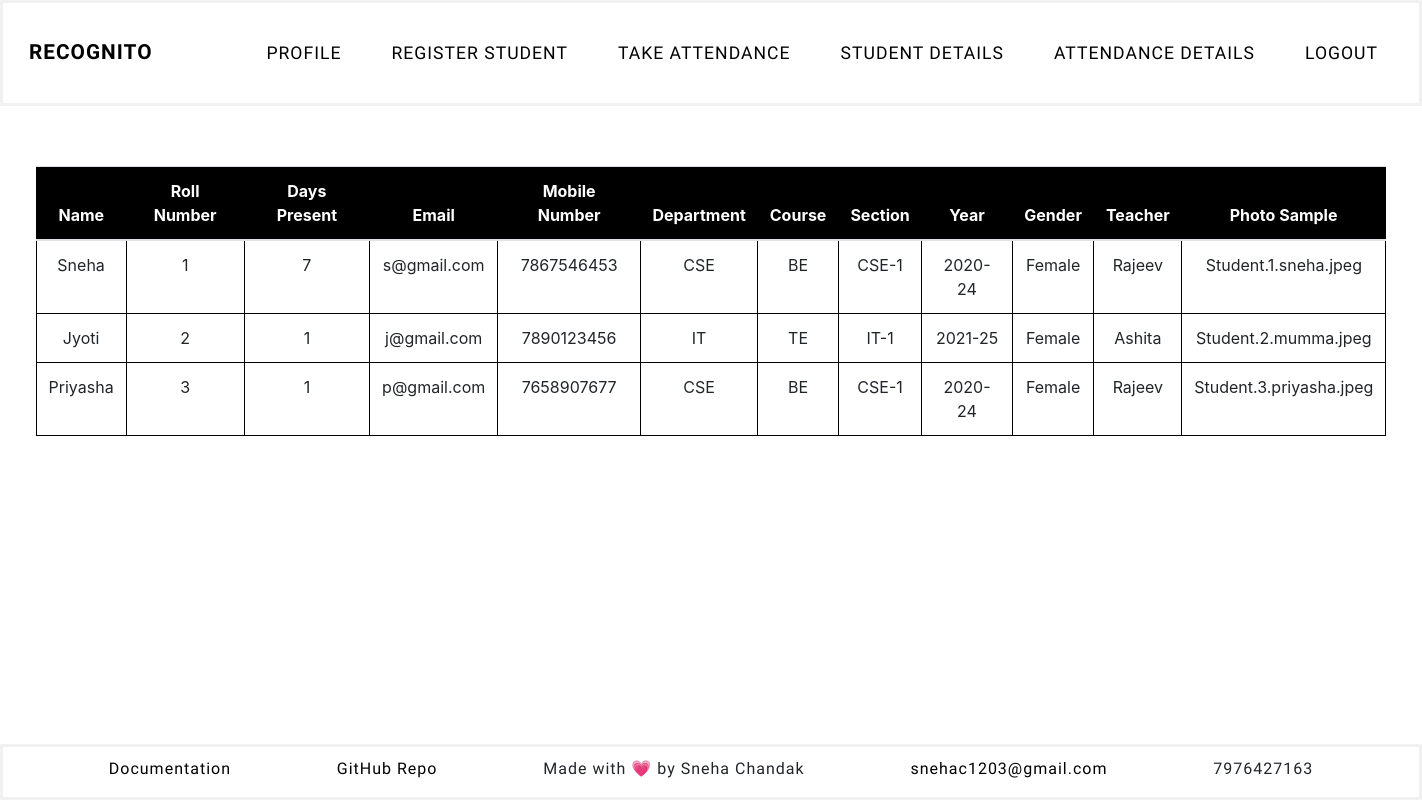
The page /student_details (signed in) on the database as committed earlier.
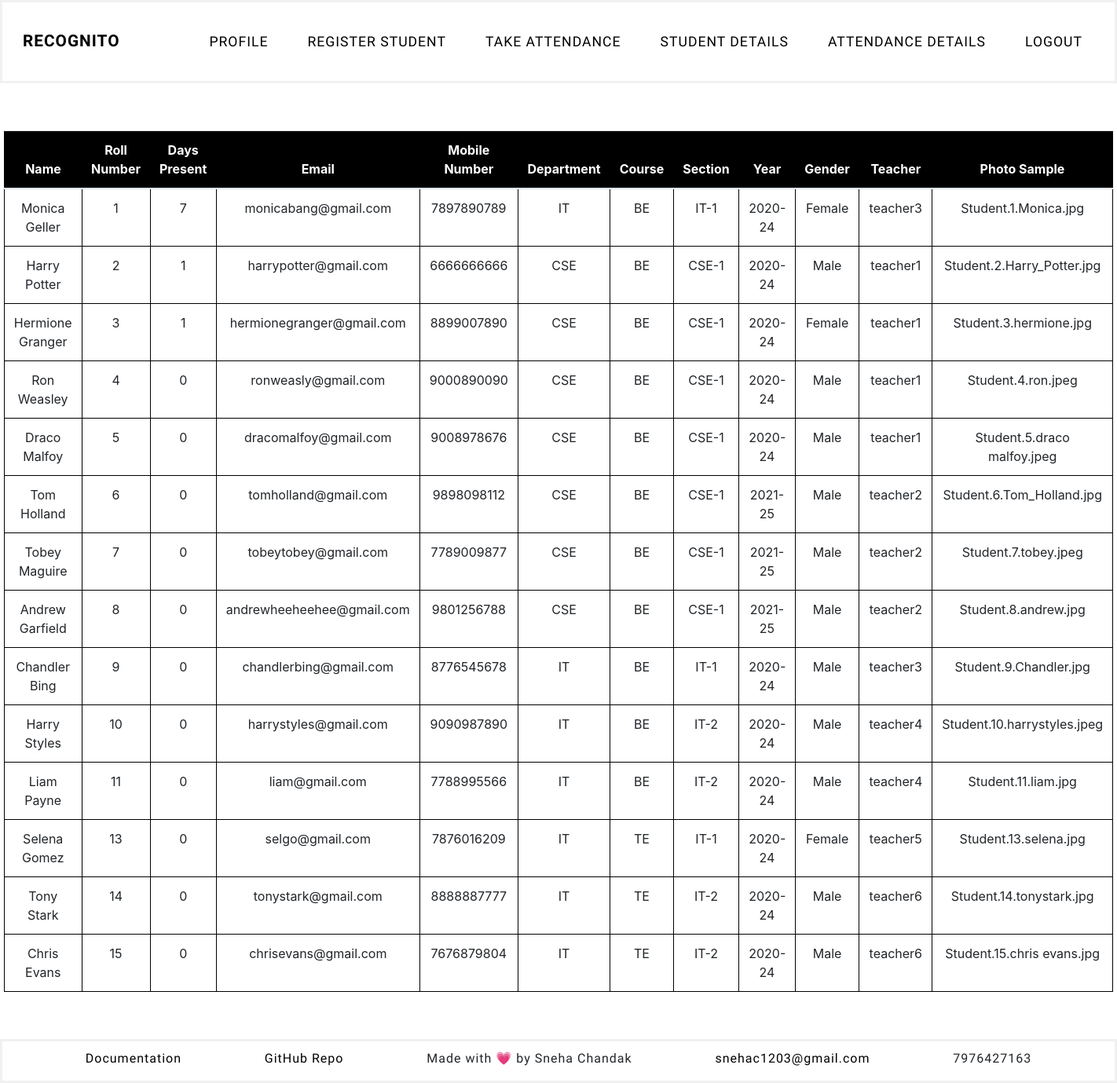
The same page on the database as committed later.
### faceapp/models.py (models this page shows, shortened)
class Student(db.Model):
    id = db.Column(db.Integer(), primary_key=True)
    days_present = db.Column(db.Integer(), nullable=True, default=0)
    dept = db.Column(db.String(length=10), nullable=False)
    course = db.Column(db.String(length=10), nullable=False)
    year = db.Column(db.String(length=20), nullable=False)
    name = db.Column(db.String(length=30), nullable=False)
    section = db.Column(db.String(length=10), nullable=False)
    roll_no = db.Column(db.Integer(), unique=True, nullable=False)
    gender = db.Column(db.String(length=20), nullable=False)
    mobile_no = db.Column(db.String(length=10), nullable=False)
    email = db.Column(db.String(length=20), unique=True, nullable=False)
    teacher = db.Column(db.String(length=20), nullable=False)
    photo_sample = db.Column(db.String(), nullable=True, default='NONE')
    attendance = db.relationship('Attendance', backref='attendance', lazy=True)

### faceapp/routes.py (the view)
@app.route('/student_details', methods=['GET', 'POST'])
@login_required
def student_details():
    update_attendance()
    students = Student.query.order_by(Student.roll_no).all()
    for student in students:
        roll_to_count = student.roll_no
        no_of_present = Attendance.query.filter_by(roll_no=roll_to_count).count()
        student.days_present = no_of_present
        db.session.commit()
    return render_template('student_details.html', students=students)

### faceapp/models.py (called while the page is built)
@login_manager.user_loader
def load_user(user_id):
    return User.query.get(int(user_id))

### faceapp/templates/student_details.html
{% extends 'base.html' %}
{% block content %}
 <div class="text-center">
    <table class="table">
        <thead>
            <tr>
                <th scope="col">Name</th>
                <th scope="col">Roll Number</th>
                <th scope="col">Days Present</th>
                <th scope="col">Email</th>
                <th scope="col">Mobile Number</th>
                <th scope="col">Department</th>
                <th scope="col">Course</th>
                <th scope="col">Section</th>
                <th scope="col">Year</th>
                <th scope="col">Gender</th>
                <th scope="col">Teacher</th>
                <th scope="col">Photo Sample</th>
            </tr>
        </thead>
        <tbody>
            {% for student in students %}
                <tr class="table-row-hover">
                    <td>{{ student.name }}</td>
                    <td>{{ student.roll_no }}</td>
                    <td>{{ student.days_present }}</td>
                    <td>{{ student.email }}</td>
                    <td>{{ student.mobile_no }}</td>
                    <td>{{ student.dept }}</td>
                    <td>{{ student.course }}</td>
                    <td>{{ student.section }}</td>
                    <td>{{ student.year }}</td>
                    <td>{{ student.gender }}</td>
                    <td>{{ student.teacher }}</td>
                    <td>{{ student.photo_sample }}</td>
                </tr>
            {% endfor %}
        </tbody>
    </table>
</div>
{% endblock%}

### faceapp/templates/base.html (shortened to what this page needs)
<!doctype html>
<html lang="en">
  <head>
    <link rel="stylesheet" href="https://cdn.jsdelivr.net/npm/bootstrap@4.5.3/dist/css/bootstrap.min.css">
    <link rel="stylesheet" href="{{ url_for ('static', filename='css/styles.css') }}">
  </head>
  <body>
    <div class="nav-wrapper">
    <nav class="navbar">
      <a href="{{ url_for ('home') }}" class="recognito-title">RECOGNITO</a>
        {% if current_user.is_authenticated %}
          <ul class="nav">
            <li class="nav-item">
                <a href="{{ url_for ('profile') }}">Profile</a>
            </li>
            <li class="nav-item">
              <a  href="{{ url_for ('register_student') }}">Register Student</a>
            </li>
            <li class="nav-item">
              <a  href="{{ url_for ('take_attendance') }}">Take Attendance</a>
            </li>
            <li class="nav-item">
                <a href="{{ url_for ('student_details') }}">Student Details</a>
            </li>
            <li class="nav-item">
                <a href="{{ url_for ('attendance_details') }}">Attendance Details</a>
            </li>
            <li class="nav-item">
                <a href="{{ url_for('logout') }}" >Logout</a>
            </li>
          </ul>
      {% endif %}
    </nav>
  </div>
    {% block content %}
    {% endblock %}
    <footer class="footer text-center">
      <div>
        <a href="#" target="__blank">Documentation</a>
        <a href="https://github.com/Sneha1203/RECOGNITO" target="__blank">GitHub Repo</a>
        <p>Made with &#128151; by Sneha Chandak</p>
        <a href="mailto: snehac1203@gmail.com">snehac1203@gmail.com</a>
        <p>7976427163</p>
      </div>
    </footer>
  </body>
</html>

### faceapp/static/css/styles.css (style rules this page uses)
body { min-height: 100vh; display: flex; flex-direction: column; }
.nav-wrapper { position: sticky; top: 0; background-color: #fff; border: 3px solid #f1f1f1 }
.navbar { display: flex; justify-content: space-between; align-items: center; height: 100px; }
.navbar ul { list-style: none; display: flex; justify-content: space-around; justify-self: end; margin: 0; padding: 0; }
.navbar a { color: #000; font-size: 1.3rem; font-weight: 700; text-decoration: none; transition: color 0.3s ease-out; padding: 10px 15px; text-transform: uppercase; display: block; margin: 10px; padding: 0; font-family: 'Raleway', sans-serif; font-weight: 700; letter-spacing: 1px; }
.nav-item a { color: #000; font-size: 1.1rem; text-decoration: none; transition: color 0.3s ease-out; padding: 10px 15px; text-transform: uppercase; text-align: center; display: block; font-weight: 400; font-family: 'Raleway', sans-serif; }
.table { border: 1px solid black; border-collapse: collapse; width: 95%; margin: 60px auto; }
.table tr { border: 1px solid black; border-top: 1px solid black }
.table td { border: 1px solid black; }
thead { background-color: black; color: white; }
footer { border: 3px solid #f1f1f1; margin-top: auto; padding-top: 10px; }
.footer div { display: flex; flex-direction: row; justify-content: space-evenly; font-family: 'Raleway', sans-serif; font-weight: 400; letter-spacing: 1px; }
.footer a { color: black; }

Rows that differ between the two databases and show on the page:
added Student: name "Monica Geller", roll_no "1", days_present "7", email "monicabang@gmail.com", mobile_no "7897890789", dept "IT", course "BE", section "IT-1", year "2020-24", gender "Female", teacher "teacher3", photo_sample "Student.1.Monica.jpg"
changed Student: name "Sneha" → "Harry Potter"; roll_no "1" → "2"; days_present "7" → "1"; email "s@gmail.com" → "harrypotter@gmail.com"; mobile_no "7867546453" → "6666666666"; gender "Female" → "Male"; teacher "Rajeev" → "teacher1"; photo_sample "Student.1.sneha.jpeg" → "Student.2.Harry_Potter.jpg"
changed Student: name "Jyoti" → "Hermione Granger"; roll_no "2" → "3"; email "j@gmail.com" → "hermionegranger@gmail.com"; mobile_no "7890123456" → "8899007890"; dept "IT" → "CSE"; course "TE" → "BE"; section "IT-1" → "CSE-1"; year "2021-25" → "2020-24"; teacher "Ashita" → "teacher1"; photo_sample "Student.2.mumma.jpeg" → "Student.3.hermione.jpg"
changed Student: name "Priyasha" → "Ron Weasley"; roll_no "3" → "4"; days_present "1" → "0"; email "p@gmail.com" → "ronweasly@gmail.com"; mobile_no "7658907677" → "9000890090"; gender "Female" → "Male"; teacher "Rajeev" → "teacher1"; photo_sample "Student.3.priyasha.jpeg" → "Student.4.ron.jpeg"
added Student: name "Draco Malfoy", roll_no "5", days_present "0", email "dracomalfoy@gmail.com", mobile_no "9008978676", dept "CSE", course "BE", section "CSE-1", year "2020-24", gender "Male", teacher "teacher1", photo_sample "Student.5.draco malfoy.jpeg"
added Student: name "Tom Holland", roll_no "6", days_present "0", email "tomholland@gmail.com", mobile_no "9898098112", dept "CSE", course "BE", section "CSE-1", year "2021-25", gender "Male", teacher "teacher2", photo_sample "Student.6.Tom_Holland.jpg"
added Student: name "Tobey Maguire", roll_no "7", days_present "0", email "tobeytobey@gmail.com", mobile_no "7789009877", dept "CSE", course "BE", section "CSE-1", year "2021-25", gender "Male", teacher "teacher2", photo_sample "Student.7.tobey.jpeg"
added Student: name "Andrew Garfield", roll_no "8", days_present "0", email "andrewheeheehee@gmail.com", mobile_no "9801256788", dept "CSE", course "BE", section "CSE-1", year "2021-25", gender "Male", teacher "teacher2", photo_sample "Student.8.andrew.jpg"
added Student: name "Chandler Bing", roll_no "9", days_present "0", email "chandlerbing@gmail.com", mobile_no "8776545678", dept "IT", course "BE", section "IT-1", year "2020-24", gender "Male", teacher "teacher3", photo_sample "Student.9.Chandler.jpg"
added Student: name "Harry Styles", roll_no "10", days_present "0", email "harrystyles@gmail.com", mobile_no "9090987890", dept "IT", course "BE", section "IT-2", year "2020-24", gender "Male", teacher "teacher4", photo_sample "Student.10.harrystyles.jpeg"
added Student: name "Liam Payne", roll_no "11", days_present "0", email "liam@gmail.com", mobile_no "7788995566", dept "IT", course "BE", section "IT-2", year "2020-24", gender "Male", teacher "teacher4", photo_sample "Student.11.liam.jpg"
added Student: name "Selena Gomez", roll_no "13", days_present "0", email "selgo@gmail.com", mobile_no "7876016209", dept "IT", course "TE", section "IT-1", year "2020-24", gender "Female", teacher "teacher5", photo_sample "Student.13.selena.jpg"
added Student: name "Tony Stark", roll_no "14", days_present "0", email "tonystark@gmail.com", mobile_no "8888887777", dept "IT", course "TE", section "IT-2", year "2020-24", gender "Male", teacher "teacher6", photo_sample "Student.14.tonystark.jpg"
added Student: name "Chris Evans", roll_no "15", days_present "0", email "chrisevans@gmail.com", mobile_no "7676879804", dept "IT", course "TE", section "IT-2", year "2020-24", gender "Male", teacher "teacher6", photo_sample "Student.15.chris evans.jpg"
